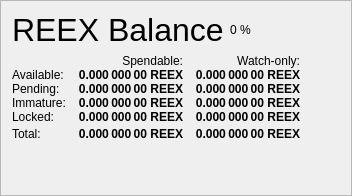
                   <widget class="QFrame" name="frame_Balances">
                    <property name="frameShape">
                     <enum>QFrame::StyledPanel</enum>
                    </property>
                    <property name="frameShadow">
                     <enum>QFrame::Raised</enum>
                    </property>
                    <layout class="QVBoxLayout" name="verticalLayout_4">
                     <item>
                      <layout class="QHBoxLayout" name="horizontalLayout_4">
                       <item>
                        <widget class="QLabel" name="label_5">
                         <property name="minimumSize">
                          <size>
                           <width>0</width>
                           <height>20</height>
                          </size>
                         </property>
                         <property name="font">
                          <font>
                           <pointsize>24</pointsize>
                           <weight>50</weight>
                           <bold>false</bold>
                          </font>
                         </property>
                         <property name="text">
                          <string>REEX Balance</string>
                         </property>
                        </widget>
                       </item>
                       <item>
                        <widget class="QLabel" name="labelREEXPercent">
                         <property name="text">
                          <string notr="true">0 %</string>
                         </property>
                        </widget>
                       </item>
                       <item>
                        <spacer name="horizontalSpacer_3">
                         <property name="orientation">
                          <enum>Qt::Horizontal</enum>
                         </property>
                         <property name="sizeHint" stdset="0">
                          <size>
                           <width>40</width>
                           <height>20</height>
                          </size>
                         </property>
                        </spacer>
                       </item>
                      </layout>
                     </item>
                     <item>
                      <layout class="QGridLayout" name="gridLayout">
                       <property name="horizontalSpacing">
                        <number>12</number>
                       </property>
                       <property name="verticalSpacing">
                        <number>0</number>
                       </property>
                       <item row="0" column="1">
                        <widget class="QLabel" name="labelSpendable">
                         <property name="text">
                          <string>Spendable:</string>
                         </property>
                         <property name="alignment">
                          <set>Qt::AlignRight|Qt::AlignTrailing|Qt::AlignVCenter</set>
                         </property>
                        </widget>
                       </item>
                       <item row="0" column="2">
                        <widget class="QLabel" name="labelWatchonly">
                         <property name="text">
                          <string>Watch-only:</string>
                         </property>
                         <property name="alignment">
                          <set>Qt::AlignRight|Qt::AlignTrailing|Qt::AlignVCenter</set>
                         </property>
                        </widget>
                       </item>
                       <item row="1" column="0">
                        <widget class="QLabel" name="labelBalanceText">
                         <property name="text">
                          <string>Available:</string>
                         </property>
                        </widget>
                       </item>
                       <item row="1" column="1">
                        <widget class="QLabel" name="labelBalance">
                         <property name="font">
                          <font>
                           <weight>75</weight>
                           <bold>true</bold>
                          </font>
                         </property>
                         <property name="cursor">
                          <cursorShape>IBeamCursor</cursorShape>
                         </property>
                         <property name="toolTip">
                          <string>Your current spendable balance</string>
                         </property>
                         <property name="text">
                          <string notr="true">0.000 000 00 REEX</string>
                         </property>
                         <property name="alignment">
                          <set>Qt::AlignRight|Qt::AlignTrailing|Qt::AlignVCenter</set>
                         </property>
                         <property name="textInteractionFlags">
                          <set>Qt::LinksAccessibleByMouse|Qt::TextSelectableByKeyboard|Qt::TextSelectableByMouse</set>
                         </property>
                        </widget>
                       </item>
                       <item row="1" column="2">
                        <widget class="QLabel" name="labelWatchAvailable">
                         <property name="font">
                          <font>
                           <weight>75</weight>
                           <bold>true</bold>
                          </font>
                         </property>
                         <property name="cursor">
                          <cursorShape>IBeamCursor</cursorShape>
                         </property>
                         <property name="toolTip">
                          <string>Your current balance in watch-only addresses</string>
                         </property>
                         <property name="text">
                          <string notr="true">0.000 000 00 REEX</string>
                         </property>
                         <property name="alignment">
                          <set>Qt::AlignRight|Qt::AlignTrailing|Qt::AlignVCenter</set>
                         </property>
                         <property name="textInteractionFlags">
                          <set>Qt::LinksAccessibleByMouse|Qt::TextSelectableByKeyboard|Qt::TextSelectableByMouse</set>
                         </property>
                        </widget>
                       </item>
                       <item row="2" column="0">
                        <widget class="QLabel" name="labelPendingText">
                         <property name="text">
                          <string>Pending:</string>
                         </property>
                        </widget>
                       </item>
                       <item row="2" column="1">
                        <widget class="QLabel" name="labelUnconfirmed">
                         <property name="font">
                          <font>
                           <weight>75</weight>
                           <bold>true</bold>
                          </font>
                         </property>
                         <property name="cursor">
                          <cursorShape>IBeamCursor</cursorShape>
                         </property>
                         <property name="toolTip">
                          <string>Total of transactions that have yet to be confirmed, and do not yet count toward the spendable balance</string>
                         </property>
                         <property name="text">
                          <string notr="true">0.000 000 00 REEX</string>
                         </property>
                         <property name="alignment">
                          <set>Qt::AlignRight|Qt::AlignTrailing|Qt::AlignVCenter</set>
                         </property>
                         <property name="textInteractionFlags">
                          <set>Qt::LinksAccessibleByMouse|Qt::TextSelectableByKeyboard|Qt::TextSelectableByMouse</set>
                         </property>
                        </widget>
                       </item>
                       <item row="2" column="2">
                        <widget class="QLabel" name="labelWatchPending">
                         <property name="font">
                          <font>
                           <weight>75</weight>
                           <bold>true</bold>
                          </font>
                         </property>
                         <property name="cursor">
                          <cursorShape>IBeamCursor</cursorShape>
                         </property>
                         <property name="toolTip">
                          <string>Unconfirmed transactions to watch-only addresses</string>
                         </property>
                         <property name="text">
                          <string notr="true">0.000 000 00 REEX</string>
                         </property>
                         <property name="alignment">
                          <set>Qt::AlignRight|Qt::AlignTrailing|Qt::AlignVCenter</set>
                         </property>
                         <property name="textInteractionFlags">
                          <set>Qt::LinksAccessibleByMouse|Qt::TextSelectableByKeyboard|Qt::TextSelectableByMouse</set>
                         </property>
                        </widget>
                       </item>
                       <item row="3" column="0">
                        <widget class="QLabel" name="labelImmatureText">
                         <property name="text">
                          <string>Immature:</string>
                         </property>
                        </widget>
                       </item>
                       <item row="3" column="1">
                        <widget class="QLabel" name="labelImmature">
                         <property name="font">
                          <font>
                           <weight>75</weight>
                           <bold>true</bold>
                          </font>
                         </property>
                         <property name="cursor">
                          <cursorShape>IBeamCursor</cursorShape>
                         </property>
                         <property name="toolTip">
                          <string>Staked or masternode rewards that has not yet matured</string>
                         </property>
                         <property name="text">
                          <string notr="true">0.000 000 00 REEX</string>
                         </property>
                         <property name="alignment">
                          <set>Qt::AlignRight|Qt::AlignTrailing|Qt::AlignVCenter</set>
                         </property>
                         <property name="textInteractionFlags">
                          <set>Qt::LinksAccessibleByMouse|Qt::TextSelectableByKeyboard|Qt::TextSelectableByMouse</set>
                         </property>
                        </widget>
                       </item>
                       <item row="3" column="2">
                        <widget class="QLabel" name="labelWatchImmature">
                         <property name="font">
                          <font>
                           <weight>75</weight>
                           <bold>true</bold>
                          </font>
                         </property>
                         <property name="cursor">
                          <cursorShape>IBeamCursor</cursorShape>
                         </property>
                         <property name="toolTip">
                          <string>Staked or masternode rewards in watch-only addresses that has not yet matured</string>
                         </property>
                         <property name="text">
                          <string notr="true">0.000 000 00 REEX</string>
                         </property>
                         <property name="alignment">
                          <set>Qt::AlignRight|Qt::AlignTrailing|Qt::AlignVCenter</set>
                         </property>
                         <property name="textInteractionFlags">
                          <set>Qt::LinksAccessibleByMouse|Qt::TextSelectableByKeyboard|Qt::TextSelectableByMouse</set>
                         </property>
                        </widget>
                       </item>
                       <item row="4" column="0">
                        <widget class="QLabel" name="labelLockedBalanceText">
                         <property name="toolTip">
                          <string>Locked REEX or Masternode collaterals. These are excluded from zREEX minting.</string>
                         </property>
                         <property name="text">
                          <string>Locked:</string>
                         </property>
                        </widget>
                       </item>
                       <item row="4" column="1">
                        <widget class="QLabel" name="labelLockedBalance">
                         <property name="font">
                          <font>
                           <weight>75</weight>
                           <bold>true</bold>
                          </font>
                         </property>
                         <property name="cursor">
                          <cursorShape>IBeamCursor</cursorShape>
                         </property>
                         <property name="toolTip">
                          <string>Locked REEX or Masternode collaterals. These are excluded from zREEX minting.</string>
                         </property>
                         <property name="text">
                          <string notr="true">0.000 000 00 REEX</string>
                         </property>
                         <property name="alignment">
                          <set>Qt::AlignRight|Qt::AlignTrailing|Qt::AlignVCenter</set>
                         </property>
                         <property name="textInteractionFlags">
                          <set>Qt::LinksAccessibleByMouse|Qt::TextSelectableByKeyboard|Qt::TextSelectableByMouse</set>
                         </property>
                        </widget>
                       </item>
                       <item row="4" column="2">
                        <widget class="QLabel" name="labelWatchLocked">
                         <property name="font">
                          <font>
                           <weight>75</weight>
                           <bold>true</bold>
                          </font>
                         </property>
                         <property name="cursor">
                          <cursorShape>IBeamCursor</cursorShape>
                         </property>
                         <property name="toolTip">
                          <string>Current locked balance in watch-only addresses</string>
                         </property>
                         <property name="text">
                          <string notr="true">0.000 000 00 REEX</string>
                         </property>
                         <property name="alignment">
                          <set>Qt::AlignRight|Qt::AlignTrailing|Qt::AlignVCenter</set>
                         </property>
                         <property name="textInteractionFlags">
                          <set>Qt::LinksAccessibleByMouse|Qt::TextSelectableByKeyboard|Qt::TextSelectableByMouse</set>
                         </property>
                        </widget>
                       </item>
                       <item row="5" column="0">
                        <widget class="QLabel" name="labelTotalText">
                         <property name="toolTip">
                          <string>Your current Retrex balance, unconfirmed and immature transactions included</string>
                         </property>
                         <property name="text">
                          <string>Total:</string>
                         </property>
                        </widget>
                       </item>
                       <item row="5" column="1">
                        <widget class="QLabel" name="labelTotal">
                         <property name="font">
                          <font>
                           <weight>75</weight>
                           <bold>true</bold>
                          </font>
                         </property>
                         <property name="cursor">
                          <cursorShape>IBeamCursor</cursorShape>
                         </property>
                         <property name="toolTip">
                          <string>Your current Retrex balance, unconfirmed and immature transactions included</string>
                         </property>
                         <property name="text">
                          <string notr="true">0.000 000 00 REEX</string>
                         </property>
                         <property name="alignment">
                          <set>Qt::AlignRight|Qt::AlignTrailing|Qt::AlignVCenter</set>
                         </property>
                         <property name="textInteractionFlags">
                          <set>Qt::LinksAccessibleByMouse|Qt::TextSelectableByKeyboard|Qt::TextSelectableByMouse</set>
                         </property>
                        </widget>
                       </item>
                       <item row="5" column="2">
                        <widget class="QLabel" name="labelWatchTotal">
                         <property name="font">
                          <font>
                           <weight>75</weight>
                           <bold>true</bold>
                          </font>
                         </property>
                         <property name="cursor">
                          <cursorShape>IBeamCursor</cursorShape>
                         </property>
                         <property name="toolTip">
                          <string>Current total balance in watch-only addresses</string>
                         </property>
                         <property name="text">
                          <string notr="true">0.000 000 00 REEX</string>
                         </property>
                         <property name="alignment">
                          <set>Qt::AlignRight|Qt::AlignTrailing|Qt::AlignVCenter</set>
                         </property>
                         <property name="textInteractionFlags">
                          <set>Qt::LinksAccessibleByMouse|Qt::TextSelectableByKeyboard|Qt::TextSelectableByMouse</set>
                         </property>
                        </widget>
                       </item>
                       <item row="5" column="3">
                        <spacer name="horizontalSpacer_9">
                         <property name="orientation">
                          <enum>Qt::Horizontal</enum>
                         </property>
                         <property name="sizeHint" stdset="0">
                          <size>
                           <width>40</width>
                           <height>20</height>
                          </size>
                         </property>
                        </spacer>
                       </item>
                      </layout>
                     </item>
                     <item>
                      <spacer name="verticalSpacer_3">
                       <property name="orientation">
                        <enum>Qt::Vertical</enum>
                       </property>
                       <property name="sizeHint" stdset="0">
                        <size>
                         <width>20</width>
                         <height>40</height>
                        </size>
                       </property>
                      </spacer>
                     </item>
                    </layout>
                   </widget>
